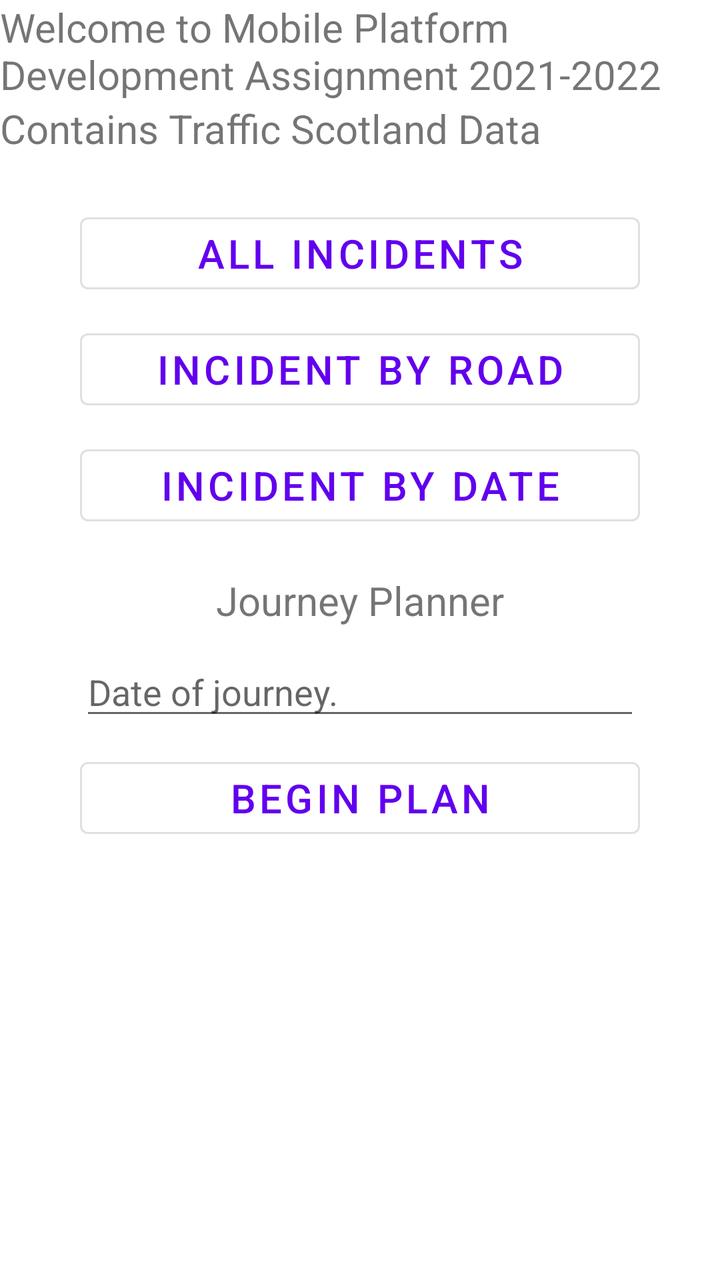
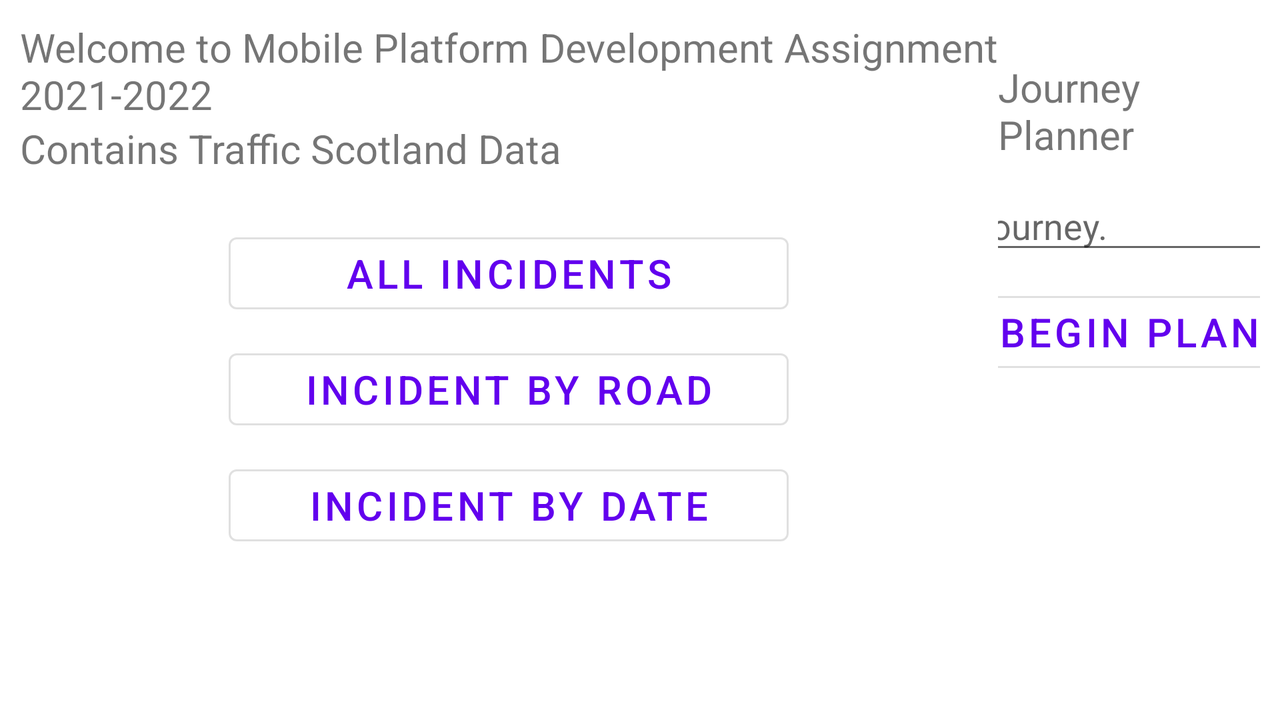

Two renders of one Android screen. The first uses the default layout on a phone; the second uses the alternative layout the repository ships for a different screen configuration, on a matching device. The two XML files are below.
<!-- AndroidManifest.xml: application theme Theme.Millar_Euan_S1820947 -->
<!-- res/layout/activity_main.xml -->
<ScrollView xmlns:android="http://schemas.android.com/apk/res/android"
    xmlns:app="http://schemas.android.com/apk/res-auto"
    android:layout_width="fill_parent"
    android:layout_height="fill_parent">

    <LinearLayout
        android:layout_width="fill_parent"
        android:layout_height="fill_parent"
        android:orientation="vertical">

        <TextView
            android:id="@+id/salutation"
            android:layout_width="fill_parent"
            android:layout_height="wrap_content"
            android:text="Welcome to Mobile Platform Development Assignment
2021-2022"
            android:textSize="20sp" />



        <TextView
            android:id="@+id/acknowledgement"
            android:layout_width="fill_parent"
            android:layout_height="wrap_content"
            android:text="Contains Traffic Scotland Data"
            android:textSize="20sp" />

        <Button
            android:id="@+id/listAllButton"
            style="@style/Widget.MaterialComponents.Button.OutlinedButton"
            android:layout_width="280dp"
            android:layout_height="wrap_content"
            android:layout_gravity="center"
            android:text="All Incidents"
            android:layout_marginTop="25dp"
            android:textSize="20sp"/>

        <Button
            android:id="@+id/byRoad"
            style="@style/Widget.MaterialComponents.Button.OutlinedButton"
            android:layout_width="280dp"
            android:layout_height="wrap_content"
            android:layout_gravity="center"
            android:text="Incident By Road"
            android:layout_marginTop="10dp"
            android:textSize="20sp" />
        <Button
            android:id="@+id/byDate"
            style="@style/Widget.MaterialComponents.Button.OutlinedButton"
            android:layout_width="280dp"
            android:layout_height="wrap_content"
            android:layout_gravity="center"
            android:text="Incident By Date"
            android:layout_marginTop="10dp"
            android:textSize="20sp" />
        <TextView
            android:layout_marginTop="20dp"
            android:id="@+id/subhead"
            android:layout_width="wrap_content"
            android:layout_height="wrap_content"
            android:text="Journey Planner"
            android:layout_gravity="center"
            android:textSize="20sp" />
        <EditText
            android:id="@+id/journeyInput"
            android:layout_width="280dp"
            android:layout_height="wrap_content"
            android:layout_gravity="center"
            android:ems="10"
            android:inputType="textPersonName"
            android:hint="Date of journey."
            android:clickable="false"
            android:layout_marginTop="10dp"
            android:cursorVisible="false"
            android:focusable="false"
            android:focusableInTouchMode="false"/>

        <TextView
            android:id="@+id/errorempty"
            android:layout_width="wrap_content"
            android:layout_height="wrap_content"
            android:text="Please select a date."
            android:textColor="@color/red"
            android:visibility="gone"
            android:layout_gravity="center"
            android:textSize="20sp" />

        <Button
            android:id="@+id/journey"
            style="@style/Widget.MaterialComponents.Button.OutlinedButton"
            android:layout_width="280dp"
            android:layout_height="wrap_content"
            android:layout_marginTop="10dp"
            android:layout_gravity="center"
            android:text="Begin Plan"
            android:textSize="20sp" />
    </LinearLayout>
</ScrollView>
<!-- resources referenced by this layout -->
<resources>
  <color name="red">#FF0000</color>
  <style name="Theme.Millar_Euan_S1820947" parent="Theme.MaterialComponents.DayNight.DarkActionBar">
          
          <item name="colorPrimary">@color/purple_500</item>
          <item name="colorPrimaryVariant">@color/purple_700</item>
          <item name="colorOnPrimary">@color/white</item>
          
          <item name="colorSecondary">@color/teal_200</item>
          <item name="colorSecondaryVariant">@color/teal_700</item>
          <item name="colorOnSecondary">@color/black</item>
          
          <item name="android:statusBarColor" tools:targetApi="l">?attr/colorPrimaryVariant</item>
          
      </style>
  <color name="purple_500">#FF6200EE</color>
  <color name="purple_700">#FF3700B3</color>
  <color name="white">#FFFFFFFF</color>
  <color name="teal_200">#FF3700B3</color>
  <color name="teal_700">#FF3700B3</color>
  <color name="black">#FF000000</color>
</resources>
<!-- res/layout-land/activity_main.xml (the repository's variant of the layout above) -->
<!-- drawn on the phone turned sideways -->
<ScrollView xmlns:android="http://schemas.android.com/apk/res/android"
    xmlns:app="http://schemas.android.com/apk/res-auto"
    android:layout_width="fill_parent"
    android:layout_height="fill_parent">

    <LinearLayout
        android:layout_width="fill_parent"
        android:layout_height="match_parent"
        android:layout_margin="10dp"
        android:orientation="horizontal">

        <LinearLayout
            android:layout_width="489dp"
            android:layout_height="match_parent"
            android:orientation="vertical">

            <TextView
                android:id="@+id/salutation"
                android:layout_width="fill_parent"
                android:layout_height="wrap_content"
                android:text="Welcome to Mobile Platform Development Assignment
    2021-2022"
                android:textSize="20sp" />

            <TextView
                android:id="@+id/acknowledgement"
                android:layout_width="fill_parent"
                android:layout_height="wrap_content"
                android:text="Contains Traffic Scotland Data"
                android:textSize="20sp" />

            <Button
                android:id="@+id/listAllButton"
                style="@style/Widget.MaterialComponents.Button.OutlinedButton"
                android:layout_width="280dp"
                android:layout_height="wrap_content"
                android:layout_gravity="center"
                android:layout_marginTop="25dp"
                android:text="All Incidents"
                android:textSize="20sp" />

            <Button
                android:id="@+id/byRoad"
                style="@style/Widget.MaterialComponents.Button.OutlinedButton"
                android:layout_width="280dp"
                android:layout_height="wrap_content"
                android:layout_gravity="center"
                android:layout_marginTop="10dp"
                android:text="Incident By Road"
                android:textSize="20sp" />

            <Button
                android:id="@+id/byDate"
                style="@style/Widget.MaterialComponents.Button.OutlinedButton"
                android:layout_width="280dp"
                android:layout_height="wrap_content"
                android:layout_gravity="center"
                android:layout_marginTop="10dp"
                android:text="Incident By Date"
                android:textSize="20sp" />

        </LinearLayout>


        <LinearLayout
            android:layout_width="match_parent"
            android:layout_height="match_parent"
            android:orientation="vertical">

            <TextView
                android:id="@+id/subhead"
                android:layout_width="wrap_content"
                android:layout_height="wrap_content"
                android:layout_gravity="center"
                android:layout_marginTop="20dp"
                android:text="Journey Planner"
                android:textSize="20sp" />

            <TextView
                android:id="@+id/errorempty"
                android:layout_width="wrap_content"
                android:layout_height="wrap_content"
                android:layout_gravity="center"
                android:text="Please select a date."
                android:textColor="@color/red"
                android:textSize="20sp"
                android:visibility="gone" />

            <EditText
                android:id="@+id/journeyInput"
                android:layout_width="280dp"
                android:layout_height="wrap_content"
                android:layout_gravity="center"
                android:layout_marginTop="10dp"
                android:clickable="false"
                android:cursorVisible="false"
                android:ems="10"
                android:focusable="false"
                android:focusableInTouchMode="false"
                android:hint="Date of journey."
                android:inputType="textPersonName" />

            <Button
                android:id="@+id/journey"
                style="@style/Widget.MaterialComponents.Button.OutlinedButton"
                android:layout_width="280dp"
                android:layout_height="wrap_content"
                android:layout_gravity="center"
                android:layout_marginTop="10dp"
                android:text="Begin Plan"
                android:textSize="20sp" />
        </LinearLayout>

    </LinearLayout>
</ScrollView>
